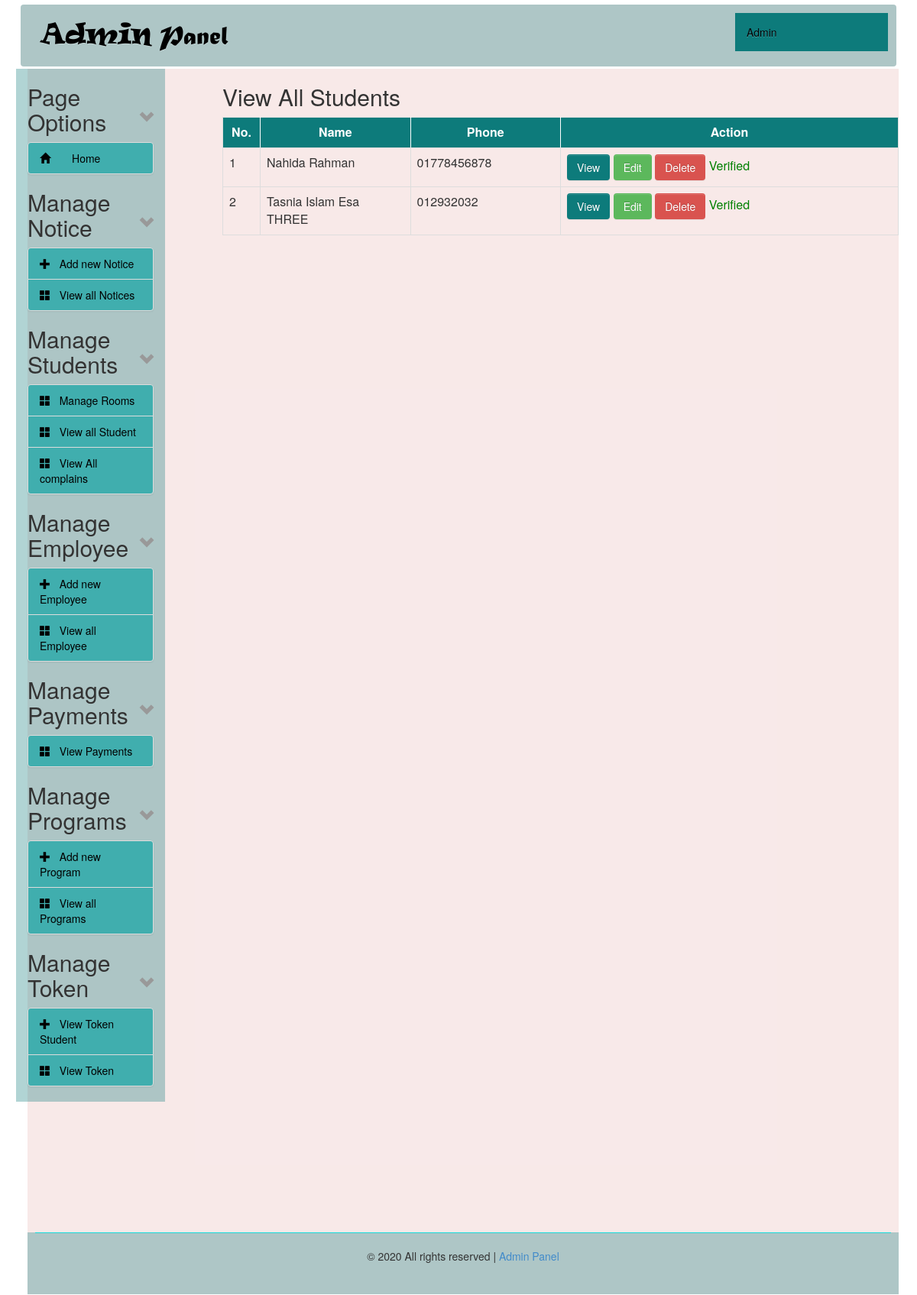
/admin/view_student.php (signed in), run on the app's committed database.
### tables this page shows
CREATE TABLE `tbl_student` (
  `id` int(11) NOT NULL,
  `university_id` int(11) NOT NULL,
  `registration_no` int(11) NOT NULL,
  `name` varchar(100) NOT NULL,
  `email` varchar(255) NOT NULL,
  `faculty` varchar(100) DEFAULT NULL,
  `phone_no` varchar(15) DEFAULT NULL,
  `address` varchar(100) NOT NULL,
  `room_id` int(11) NOT NULL,
  `session` varchar(100) NOT NULL,
  `image` varchar(100) NOT NULL,
  `is_verified` int(255) NOT NULL
);

### admin/view_student.php (the view, shortened to what this page needs)
<?php
include "../config.php";
?>
<?php include "header.php"; ?>
<div class="col-sm-10 col-md-10 col-lg-10">
    <div id="content">
        <h2>View All Students</h2>
        <table class="table table-bordered table-hover table-responsive" width="100%">
            <tr style="background-color: #0D7B7B;color: #FFF;height: 40px;">
                <th width="5%" style="text-align: center; border-right: 1px solid #FFF;">No.</th>
                <th width="20%" style="text-align: center; border-right: 1px solid #FFF;">Name</th>
                <th width="20%" style="text-align: center; border-right: 1px solid #FFF;">Phone</th>
                <th width="45%" style="text-align: center; ">Action</th>
            </tr>
            <?php
            $i = 0;
            $statement = $db->prepare("SELECT * FROM tbl_student ORDER BY name ASC");
            $statement->execute();
            $result = $statement->fetchAll(PDO::FETCH_ASSOC);
            foreach ($result as $row) {
                $i++;
                ?>
                <tr>
                    <td><?= $i; ?></td>
                    <td><?= $row['name']; ?></td>
                    <td><?= $row['phone_no']; ?></td>
                    <td>
                        <a class="btn btn-info" data-toggle="modal" href="#inline<?= $i; ?>">View</a>
                        <a class="btn btn-success" href="edit_student.php?id=<?= $row['id']; ?>">Edit</a>
                        <a class="btn btn-danger" onclick='return confirm("Do you want to delete this student data?")'
                           href="delete_student.php?id=<?= $row['id']; ?>">Delete</a>
                        <?php
                        if ($row['is_verified'] == 0) {
                            ?>
                            <a class="btn btn-warning" name="verify" href="approve_student.php?id=<?= $row['id']; ?>">Verify</a>
                            <?php
                        } else {
                            ?>
                            <a class="disabled" style="color: green; text-decoration: none">
                                Verified
                            </a>
                            <?php
                        }
                        ?>
                    </td>
                </tr>
                <?php
            }
            ?>
        </table>
    </div>
</div>
<?php include "footer.php"; ?>

### admin/style-admin.css (style rules this page uses)
#content { margin-left:60px; height: auto; }
th { text-align: center; }
td, th { padding: 5px; text-align: left; }
.btn-info { color: #fff; background-color: #0D7B7B; border-color: #46b8da; }
.btn { display: inline-block; padding: 6px 12px; margin-bottom: 0; font-size: 14px; font-weight: 400; line-height: 1.42857143; text-align: center; white-space: nowrap; vertical-align: middle; -ms-touch-action: manipulation; touch-action: manipulation; cursor: pointer; -webkit-user-select: none; -moz-user-select: none; -ms-user-select: none; user-select: none; background-image: none; border: 1px solid transparent; border-radius: 4px; }

### data on the page
tbl_student: name "Nahida Rahman", phone_no "01778456878", is_verified "Verified"
tbl_student: name "Tasnia Islam Esa THREE", phone_no "012932032", is_verified "Verified"
